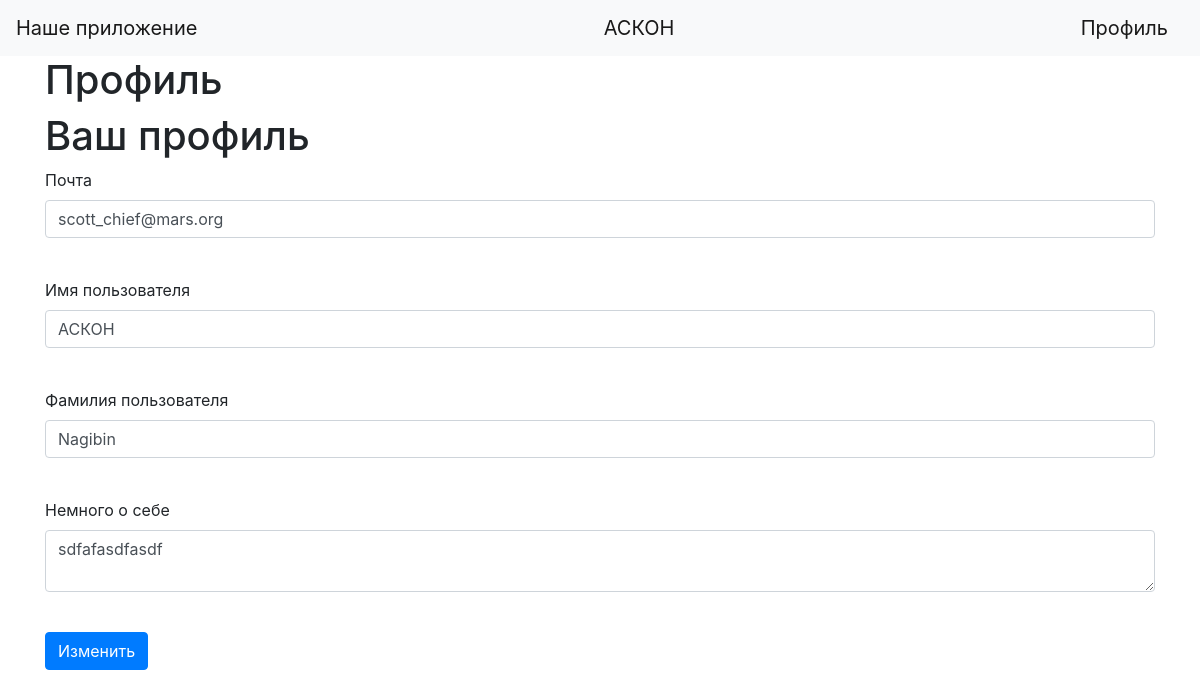
The app's page /redprof (signed in) with its own data.
### data/users.py (models this page shows, shortened)
class User(SqlAlchemyBase, UserMixin, SerializerMixin):
    __tablename__ = "users"
    id = sqlalchemy.Column(sqlalchemy.Integer, primary_key=True, autoincrement=True)
    name = sqlalchemy.Column(sqlalchemy.String, nullable=True)
    surname = sqlalchemy.Column(sqlalchemy.String, nullable=True)
    about = sqlalchemy.Column(sqlalchemy.String, nullable=True)
    email = sqlalchemy.Column(sqlalchemy.String, index=True, unique=True, nullable=True)
    hashed_password = sqlalchemy.Column(sqlalchemy.String, nullable=True)
    created_date = sqlalchemy.Column(sqlalchemy.DateTime, default=datetime.datetime.now)

### main.py (the view, shortened to what this page needs)
@app.route("/redprof", methods=["GET", "POST"])
def redprof():
    form = Profile()
    return render_template("profile1.html", form=form)

### data/Forms.py
class Profile(FlaskForm):
    email = EmailField("Почта", validators=[DataRequired()])
    name = StringField("Имя пользователя", validators=[DataRequired()])
    surname = StringField("Фамилия пользователя", validators=[DataRequired()])
    about = TextAreaField("Немного о себе")
    submit = SubmitField("Изменить")

### data/db_session.py (called while the page is built)
def create_session() -> Session:
    global __factory
    return __factory()

### main.py (called while the page is built)
@login_manager.user_loader
def load_user(user_id):
    db_sess = db_session.create_session()
    return db_sess.query(User).get(user_id)

### templates/profile1.html (shortened to what this page needs)
{% extends "base.html" %}
{% block content %}
    <head>
    <link rel="stylesheet"
          href="https://stackpath.bootstrapcdn.com/bootstrap/4.4.1/css/bootstrap.min.css"
>
    <h1>Профиль</h1>
    <form action="" method="post">
    <h1>Ваш профиль</h1>
        <p>
    {{ form.email.label }}<br>
        <input class="form-control" id="email" name="email" required type="text" value="{{ current_user.email }}"><br>
        </p>
         <p>
    {{ form.name.label }}<br>
        <input class="form-control" id="name" name="name" required type="text" value="{{ current_user.name }}"><br>
        </p>
         <p>
    {{ form.surname.label }}<br>
        <input class="form-control" id="surname" name="surname" required type="text" value="{{ current_user.surname }}"><br>
        </p>
         <p>
    {{ form.about.label }}<br>
             <textarea class="form-control" id="about" name="about" required type="text">{{ current_user.about }}</textarea><br>
        </p>
       <p>{{ form.submit(type="submit", class="btn btn-primary") }}</p>
    </form>
{% endblock %}

### templates/base.html (shortened to what this page needs)
<!doctype html>
<html lang="en">
<head>
   <link rel="stylesheet"
                    href="https://cdn.jsdelivr.net/npm/bootstrap@5.0.0-beta1/dist/css/bootstrap.min.css"
>
</head>
<body>
<header>
    <nav class="navbar navbar-light bg-light">
        <a class="navbar-brand" href="#">Наше приложение</a>
        {% if current_user.is_authenticated %}
            <a class="navbar-brand" href="/logout">{{ current_user.name }}</a>
            <a class="navbar-brand" href="/profile">Профиль</a>
        {% else %}
            <p>
                <a class="btn btn-primary " href="/register">Зарегистрироваться</a>
                <a class="btn btn-success" href="/login">Войти</a>
            </p>
        {% endif %}
    </nav>
</header>
<main role="main" class="container">
    {% block content %}{% endblock %}
</main>
</body>
</html>

### records on screen
User: name "АСКОН", email "scott_chief@mars.org", surname "Nagibin", about "sdfafasdfasdf"
